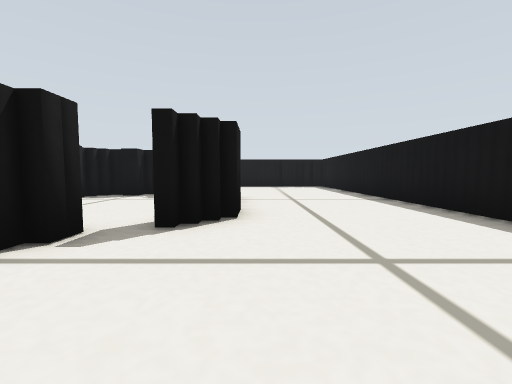
View 1 (above)

14 first-person views from a walk through a Gazebo world. The camera is 0.14 m above the floor, tilts 4° down and sees 90° across. The floor is counted in squares, 0.2 m on a side. Each view is taken from the middle of a square. On the plan, view 1 faces up. The plan holds only what a view shows up to about 9 squares ahead; the rest is blank. The place goes on beyond the plan.

View 2
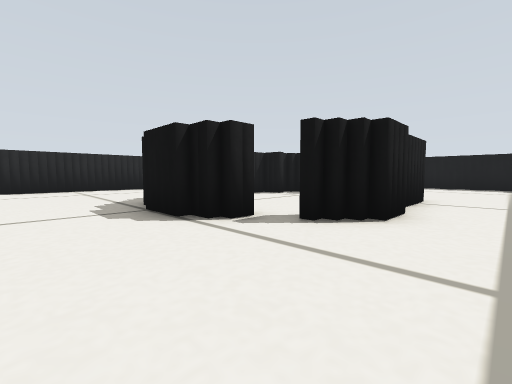

View 3
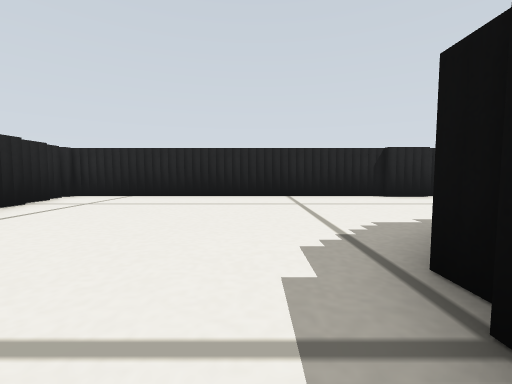

View 4
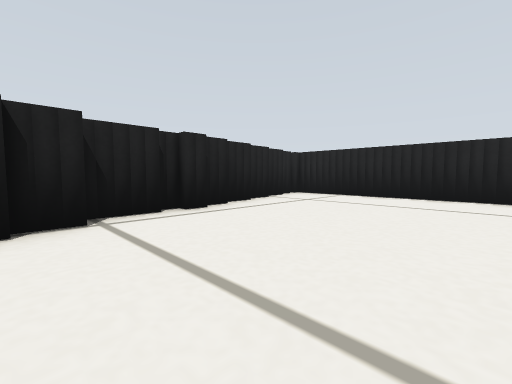

View 5
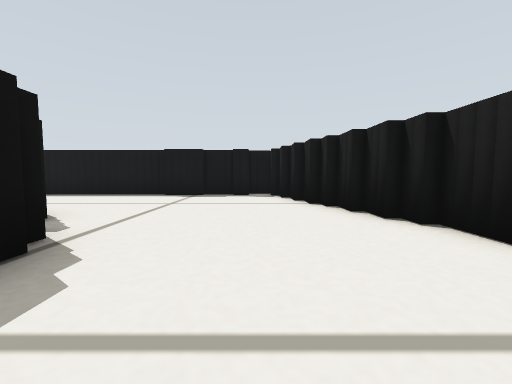

View 6
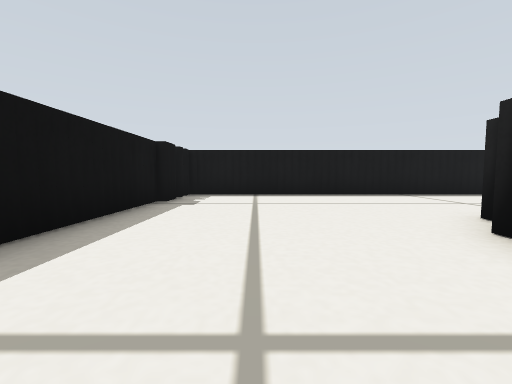

View 7
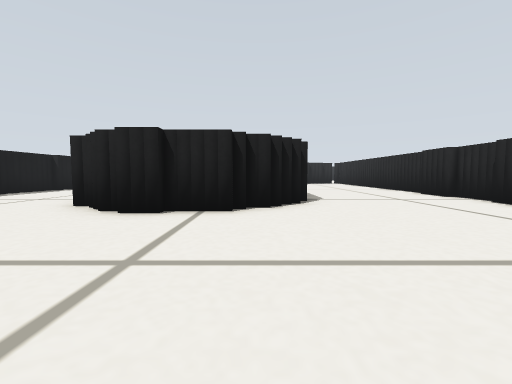

View 8
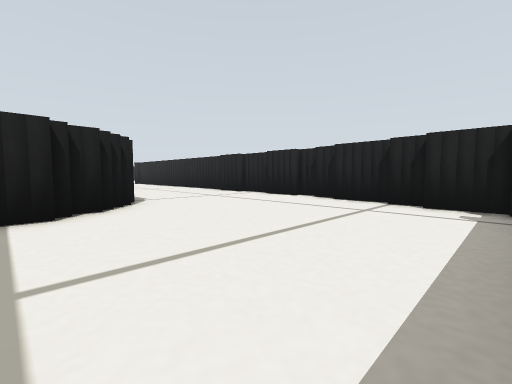

View 9
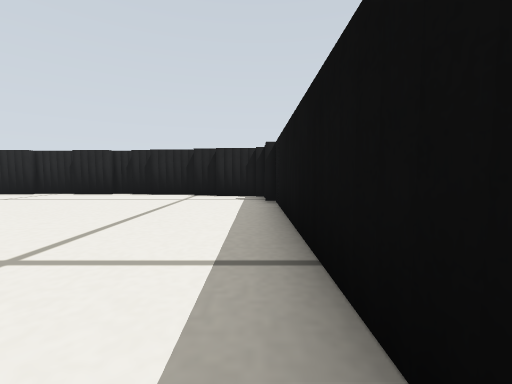

View 10
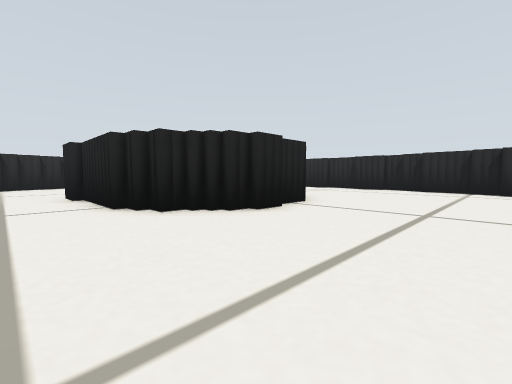

View 11
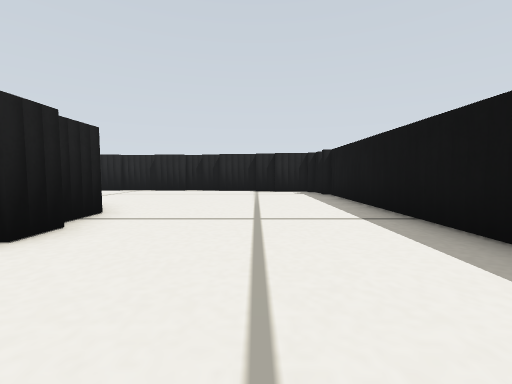

View 12
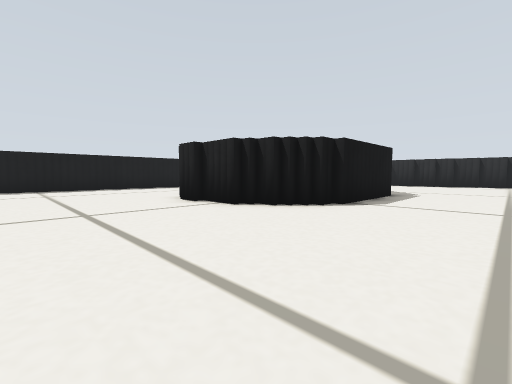

View 13
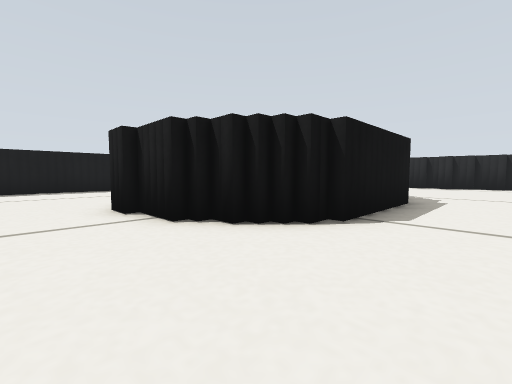

View 14
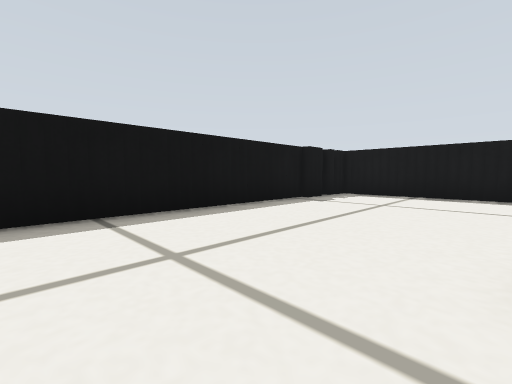

### Floor plan
Points are (right, up) in squares from view 1. A wall is a line through its corners. A room is listed if a view was taken in it or the views show most of it. See-through windows are left out.
Room 1 (views 1, 2, 3, 4, 5, 6, 7, 8, 9, 10, 11, 12, 13, 14)
walls: (-6.1, 7.4) (-6.1, 8); (-6.3, 4.1) (-6.3, 7.5); (-5.4, 8.8) (-4.8, 8.8); (-10.8, 6.4) (-10.8, 5); (-4.6, 9.3) (-3.2, 9.3); (-11.1, 5.1) (-11.1, -4.8); (-11.1, 7.6) (-11.1, 6.2); (-4.2, 2.3) (-4.9, 2.3); (-10.8, 9.1) (-10.8, 7.8); (-3.4, 9.5) (-2.5, 9.5); (-2.6, 9.3) (-2, 9.3); (-11.1, 9.8) (-11.1, 9); (-2.8, 2) (-4.1, 2); (-2, 3) (-2, 2.3) (-2.9, 2.3); (-10.8, 10.5) (-10.8, 9.8); (-1.6, 8.5) (-1, 8.5) (-1, 8); (-0.8, 8.1) (-0.8, 7.5); (-0.5, 7.6) (-0.5, 5); (-0.3, 5.1) (-0.3, 4); (-10.6, 12) (-10.6, 10.5); (-10.3, 12.9) (-10.3, 12); (-10.1, 14.1) (-10.1, 12.8); (-3.9, -3) (-3, -3); (-6.1, -3.5) (-5.5, -3.5); (-2.6, -2.5) (-1.5, -2.5); (-5.1, -3.5) (-3.9, -3.5); (-6.9, -3.7) (-6.1, -3.7); (-5.6, -3.7) (-5.1, -3.7); (-1.6, -2.3) (-1, -2.3); (-1.1, -2) (-0.2, -2); (-7.9, -4) (-7, -4); (-0.4, -1.8) (0.5, -1.8); (-8.9, -4.2) (-8, -4.2); (0.4, -1.5) (1, -1.5); (0.9, -1.3) (1.8, -1.3); (-9.9, -4.5) (-9, -4.5); (1.6, -1) (2.4, -1); (3.4, 1.8) (3.4, 3); (-10.6, -4.7) (-10, -4.7); (2.5, -0.8) (3, -0.8); (3.7, 0.8) (3.7, 14.2) (3.1, 14.2); (3.4, 0.1) (3.4, 0.8); (1.5, 14.5) (-8.6, 14.5); (2.2, 14.2) (1.4, 14.2); (3.9, -0.6) (3.9, 0.2)

Where each view was taken, in squares from view 1:
view 1: 0 up, 0 right, facing up
view 2: 0 up, 1 right, facing up-left
view 3: 1 up, 3 left, facing left
view 4: 1 up, 3 left, facing down-left
view 5: 0 up, 5 left, facing right
view 6: 12 up, 5 left, facing right
view 7: 14 up, 5 left, facing down
view 8: 14 up, 4 left, facing down-left
view 9: 14 up, 2 left, facing left
view 10: 13 up, 1 right, facing down-left
view 11: 12 up, 0 right, facing left
view 12: 13 up, 9 left, facing down-right
view 13: 11 up, 8 left, facing down-right
view 14: 10 up, 5 left, facing up-right
